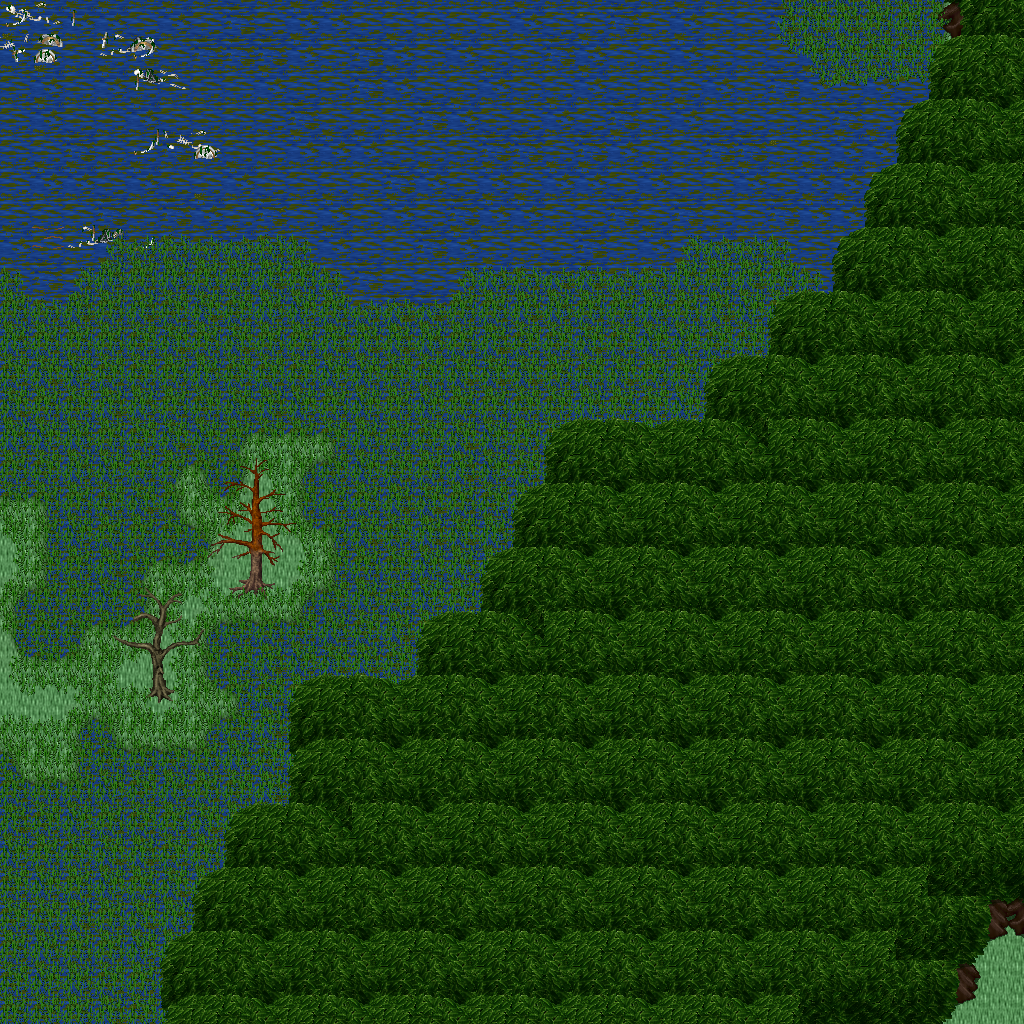

This game map was drawn from its Tiled (.tmx) file and the tilesets committed beside it. A one-line description and the trimmed map source follow:
An orthogonal 32x32 tile map with 32x32 px tiles, 5 tile layers (Ground, Objects, Objects2, Above, ...), 1 hidden layer not drawn, 31 tilesets.

<map version="1.10" tiledversion="1.11.0" orientation="orthogonal" renderorder="right-down" width="32" height="32" tilewidth="32" tileheight="32" infinite="0" nextlayerid="11" nextobjectid="1">
 <tileset firstgid="1" name="ground_ground" tilewidth="32" tileheight="32" tilecount="33" columns="3">
  <image source="../drawable/ground_ground.png" width="96" height="352" />
 </tileset>
 <tileset firstgid="34" name="plant_flower_daisy_white" tilewidth="32" tileheight="32" tilecount="8" columns="2">
  <image source="../drawable/plant_flower_daisy_white.png" width="64" height="128" />
 </tileset>
 <tileset firstgid="42" name="ground_grass_edges" tilewidth="32" tileheight="32" tilecount="36" columns="12">
  <image source="../drawable/ground_grass_edges.png" width="384" height="96" />
 </tileset>
 <tileset firstgid="78" name="ground_grass_corners" tilewidth="32" tileheight="32" tilecount="24" columns="6">
  <image source="../drawable/ground_grass_corners.png" width="192" height="128" />
 </tileset>
 <tileset firstgid="102" name="plant_grasses" tilewidth="32" tileheight="32" tilecount="6" columns="3">
  <image source="../drawable/plant_grasses.png" width="96" height="64" />
 </tileset>
 <tileset firstgid="108" name="ground_rock_pebbles" tilewidth="32" tileheight="32" tilecount="3" columns="1">
  <image source="../drawable/ground_rock_pebbles.png" width="32" height="96" />
 </tileset>
 <tileset firstgid="111" name="ground_earth_edges" tilewidth="32" tileheight="32" tilecount="18" columns="6">
  <image source="../drawable/ground_earth_edges.png" width="192" height="96" />
 </tileset>
 <tileset firstgid="129" name="item_corpse_skull_pale" tilewidth="32" tileheight="32" tilecount="2" columns="2">
  <image source="../drawable/item_corpse_skull_pale.png" width="64" height="32" />
 </tileset>
 <tileset firstgid="131" name="logic_creature_undead" tilewidth="32" tileheight="32" tilecount="16" columns="8">
  <image source="../drawable/logic_creature_undead.png" width="256" height="64" />
 </tileset>
 <tileset firstgid="147" name="logic_collision" tilewidth="32" tileheight="32" tilecount="1" columns="1">
  <image source="../drawable/logic_collision.png" width="32" height="32" />
 </tileset>
 <tileset firstgid="148" name="logic_creature_undead_fallen" tilewidth="32" tileheight="32" tilecount="16" columns="8">
  <image source="../drawable/logic_creature_undead_fallen.png" width="256" height="64" />
 </tileset>
 <tileset firstgid="164" name="ground_water_swamp_water" tilewidth="32" tileheight="32" tilecount="33" columns="3">
  <image source="../drawable/ground_water_swamp_water.png" width="96" height="352" />
 </tileset>
 <tileset firstgid="197" name="plant_tree_tree_darkgreen" tilewidth="32" tileheight="32" tilecount="88" columns="8">
  <image source="../drawable/plant_tree_tree_darkgreen.png" width="256" height="352" />
 </tileset>
 <tileset firstgid="285" name="building_death_tower" tilewidth="32" tileheight="32" tilecount="252" columns="9">
  <image source="../drawable/building_death_tower.png" width="288" height="896" />
 </tileset>
 <tileset firstgid="537" name="ground_ridge_earth_dark" tilewidth="32" tileheight="32" tilecount="96" columns="12">
  <image source="../drawable/ground_ridge_earth_dark.png" width="384" height="256" />
 </tileset>
 <tileset firstgid="633" name="plant_tree_dead_tree_2" tilewidth="32" tileheight="32" tilecount="20" columns="4">
  <image source="../drawable/plant_tree_dead_tree_2.png" width="128" height="160" />
 </tileset>
 <tileset firstgid="653" name="item_corpse_swamp_sunken" tilewidth="32" tileheight="32" tilecount="32" columns="8">
  <image source="../drawable/item_corpse_swamp_sunken.png" width="256" height="128" />
 </tileset>
 <tileset firstgid="685" name="plant_grasses_swamp" tilewidth="32" tileheight="32" tilecount="42" columns="6">
  <image source="../drawable/plant_grasses_swamp.png" width="192" height="224" />
 </tileset>
 <tileset firstgid="727" name="plant_tree_dead_tree_3" tilewidth="32" tileheight="32" tilecount="16" columns="4">
  <image source="../drawable/plant_tree_dead_tree_3.png" width="128" height="128" />
 </tileset>
 <tileset firstgid="743" name="plant_stump_hollow_logs" tilewidth="32" tileheight="32" tilecount="6" columns="3">
  <image source="../drawable/plant_stump_hollow_logs.png" width="96" height="64" />
 </tileset>
 <tileset firstgid="749" name="ground_rock_rocks" tilewidth="32" tileheight="32" tilecount="4" columns="2">
  <image source="../drawable/ground_rock_rocks.png" width="64" height="64" />
 </tileset>
 <tileset firstgid="753" name="ground_rock_rocks_3" tilewidth="32" tileheight="32" tilecount="16" columns="4">
  <image source="../drawable/ground_rock_rocks_3.png" width="128" height="128" />
 </tileset>
 <tileset firstgid="769" name="item_corpse_skeleton" tilewidth="32" tileheight="32" tilecount="4" columns="2">
  <image source="../drawable/item_corpse_skeleton.png" width="64" height="64" />
 </tileset>
 <tileset firstgid="773" name="item_gothic_skull_post" tilewidth="32" tileheight="32" tilecount="2" columns="1">
  <image source="../drawable/item_gothic_skull_post.png" width="32" height="64" />
 </tileset>
 <tileset firstgid="775" name="item_statue_skullpedestal" tilewidth="32" tileheight="32" tilecount="2" columns="1">
  <image source="../drawable/item_statue_skullpedestal.png" width="32" height="64" />
 </tileset>
 <tileset firstgid="777" name="building_entrance_int_broken_bars" tilewidth="32" tileheight="32" tilecount="2" columns="1">
  <image source="../drawable/building_entrance_int_broken_bars.png" width="32" height="64" />
 </tileset>
 <tileset firstgid="779" name="ground_slate_tiles" tilewidth="32" tileheight="32" tilecount="15" columns="5">
  <image source="../drawable/ground_slate_tiles.png" width="160" height="96" />
 </tileset>
 <tileset firstgid="794" name="logic_portal" tilewidth="32" tileheight="32" tilecount="24" columns="8">
  <image source="../drawable/logic_portal.png" width="256" height="96" />
 </tileset>
 <tileset firstgid="818" name="logic_creature_undead_skeleton" tilewidth="32" tileheight="32" tilecount="6" columns="6">
  <image source="../drawable/logic_creature_undead_skeleton.png" width="192" height="32" />
 </tileset>
 <tileset firstgid="824" name="logic_creature_undead_specter" tilewidth="32" tileheight="32" tilecount="6" columns="6">
  <image source="../drawable/logic_creature_undead_specter.png" width="192" height="32" />
 </tileset>
 <tileset firstgid="830" name="logic_creature_undead_zombie" tilewidth="32" tileheight="32" tilecount="5" columns="5">
  <image source="../drawable/logic_creature_undead_zombie.png" width="160" height="32" />
 </tileset>
 <layer id="1" name="Ground" width="32" height="32">
  <data>[1024 cells, 1024 non-empty, 21 distinct tile ids]</data>
 </layer>
 <layer id="2" name="Objects" width="32" height="32">
  <data>[1024 cells, 441 non-empty, 37 distinct tile ids]</data>
 </layer>
 <layer id="3" name="Objects2" width="32" height="32">
  <data>[1024 cells, 449 non-empty, 31 distinct tile ids]</data>
 </layer>
 <layer id="4" name="Above" width="32" height="32">
  <data>[1024 cells, 483 non-empty, 41 distinct tile ids]</data>
 </layer>
 <layer id="5" name="Above2" width="32" height="32">
  <data>[1024 cells, 241 non-empty, 9 distinct tile ids]</data>
 </layer>
 <layer id="6" name="Walkable" width="32" height="32" visible="0">
  <data>[1024 cells, 406 non-empty, 1 distinct tile ids]</data>
 </layer>
 <objectgroup id="7" name="Mapevents" />
 <objectgroup id="8" name="Spawn" />
 <objectgroup id="9" name="Keys" />
 <objectgroup id="10" name="Replace" />
</map>
